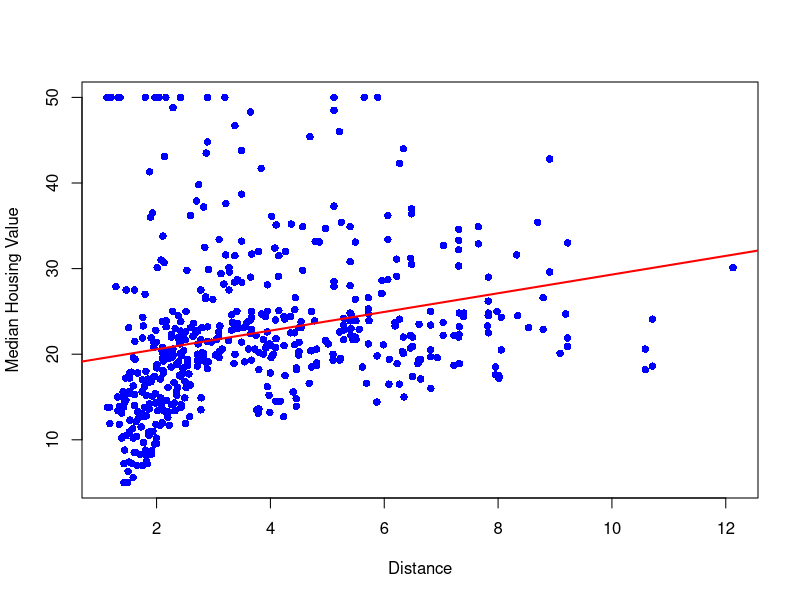
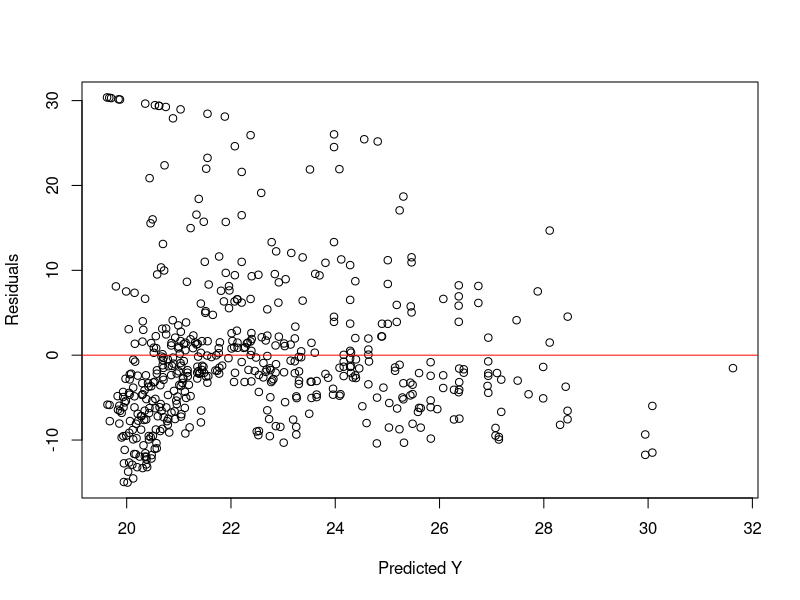
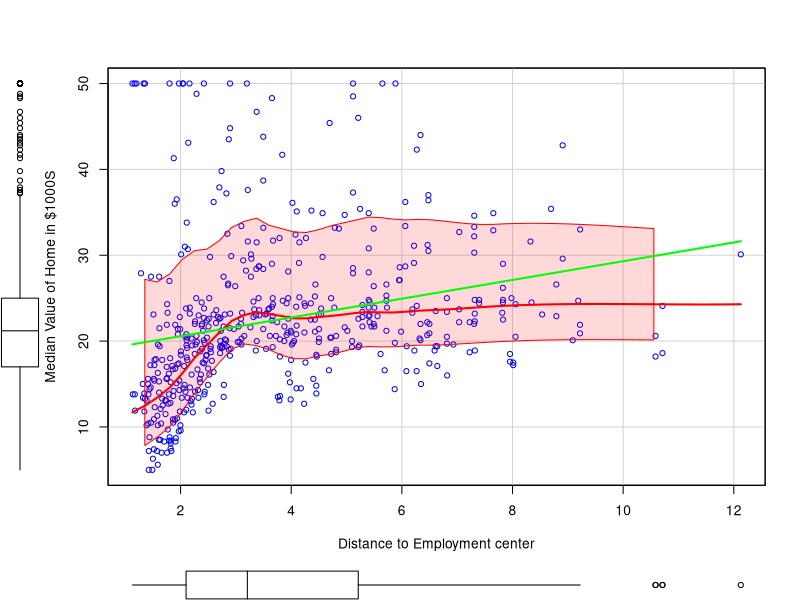

Write R code to recreate these figures, in order. (Note: this script raises an error after producing the figures.)
library(MASS)
data("Boston")
getwd()

CPS1985 = read.csv('cps1985.csv')

plot(Boston$dis, Boston$medv, 
     xlab = "Distance", 
     ylab = "Median Housing Value",
     pch = 16, col = "blue")

# Add regression line
bivariate_model = lm(medv~dis, data = Boston)

abline(bivariate_model, col = "red", lwd = 2)

summary(bivariate_model)

## Residual plot based on y variable vs residuals
par(mfrow = c(1,1))
plot(bivariate_model$fitted.values, bivariate_model$residuals, xlab = 'Predicted Y', ylab = 'Residuals')
trend_line <- lm(bivariate_model$residuals ~ Boston$medv)
abline(h = 0, col = 'red')

## scatterplot visualization
car::scatterplot(medv~dis, data = Boston, smooth = list(span = 0.35,lty.smooth=1,
                                                        col.smooth = "red", col.var = "red"),
                 regLine =  list(col = "green"), 
                 xlab = 'Distance to Employment center',
                 ylab = 'Median Value of Home in $1000S')

## shapiro.test to assess the normality
# H_0: sample comes from a normally distributed population
shapiro.test(Boston$dis)

## Box-cox transformation for independent variable
summary_boxcox_dis = summary(powerTransform(dis~1, data = Boston))
summary_boxcox_dis
## if transformation needed and not in log (lambda != 0)
bcpower_dis = bcPower(Boston$dis, lambda =  0)
par(mfrow = c(1,2))
hist(Boston$dis, main = 'Untransformed Distribution', xlab = 'Dist')
hist(bcpower_dis, main = "Transformed Distribution", xlab = 'Transformed Dist')

## Box-cox transformation for dependent variable
summary(powerTransform(medv~log(dis), data = Boston))


## Linear model in transformed system
transformed_bivariate_model = lm(log(medv) ~ log(dis), data=  Boston)
summary(transformed_bivariate_model)

original_residual = Boston$medv - exp(transformed_bivariate_model$fitted.values)

plot(exp(transformed_bivariate_model$fitted.values), original_residual)
scatterplot(log(medv)~log(dis), data = Boston)

plotBoxCox(Boston$medv, Boston$dis, 0,0)

